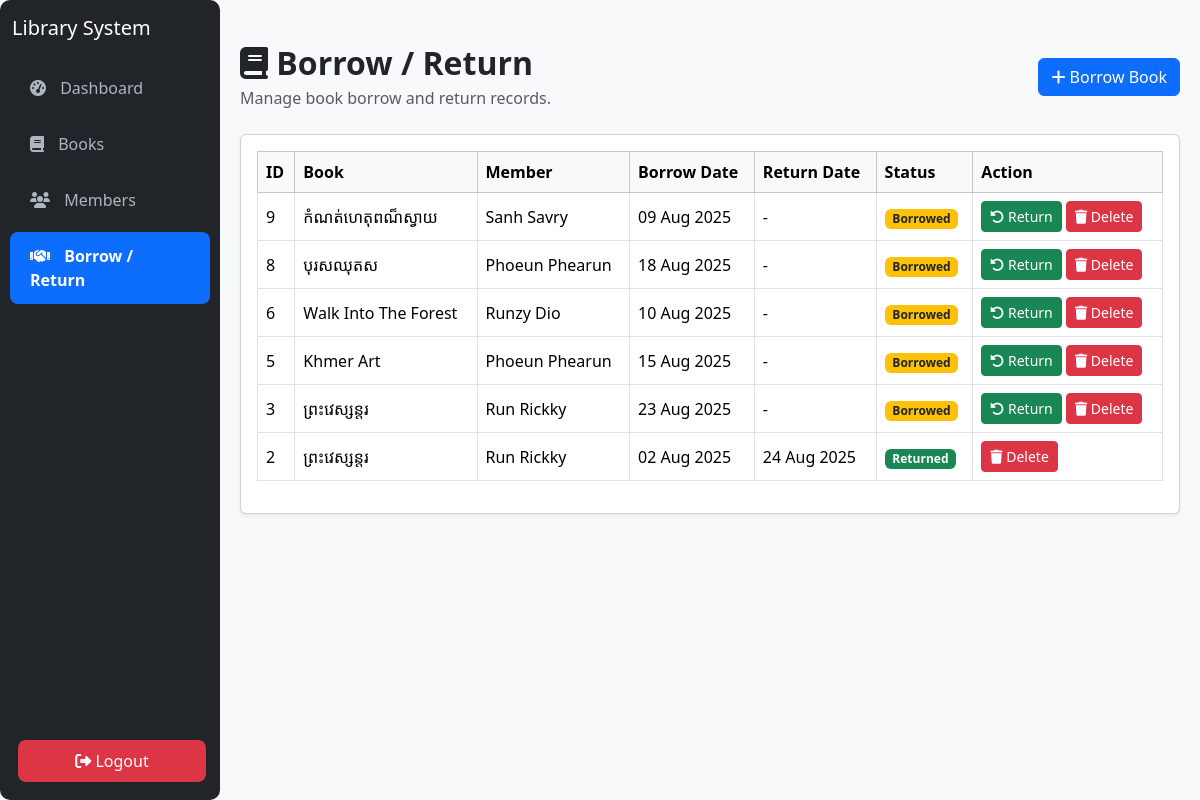
Screenshot of /PHPFinalProject/Return.php with the database file from the repository.
### tables this page shows
CREATE TABLE `borrow_return` (
  `borrow_id` int(11) NOT NULL,
  `book_id` int(11) NOT NULL,
  `member_id` int(11) NOT NULL,
  `borrow_date` date NOT NULL,
  `return_date` date DEFAULT NULL,
  `status` enum('Borrowed','Returned') DEFAULT 'Borrowed'
);

CREATE TABLE `books` (
  `book_id` int(11) NOT NULL,
  `title` varchar(255) NOT NULL,
  `author` varchar(255) DEFAULT NULL,
  `isbn` varchar(50) DEFAULT NULL,
  `publication_year` int(11) DEFAULT NULL,
  `total_stock` int(11) NOT NULL,
  `available_stock` int(11) NOT NULL,
  `cover_image` varchar(255) DEFAULT NULL,
  `created_at` timestamp NOT NULL DEFAULT current_timestamp(),
  `updated_at` timestamp NOT NULL DEFAULT current_timestamp() ON UPDATE current_timestamp()
);

CREATE TABLE `members` (
  `member_id` int(11) NOT NULL,
  `name` varchar(150) NOT NULL,
  `email` varchar(150) DEFAULT NULL,
  `phone` varchar(20) DEFAULT NULL,
  `address` text DEFAULT NULL,
  `created_at` timestamp NOT NULL DEFAULT current_timestamp(),
  `updated_at` timestamp NOT NULL DEFAULT current_timestamp() ON UPDATE current_timestamp()
);

### PHPFinalProject/Return.php (the view, shortened to what this page needs)
<?php
include "layout.php";
$records = $conn->query("
    SELECT br.borrow_id, b.title, m.name AS member_name, br.borrow_date, br.return_date, br.status
    FROM borrow_return br
    JOIN books b ON br.book_id = b.book_id
    JOIN members m ON br.member_id = m.member_id
    ORDER BY br.borrow_id DESC
");
?>
<!DOCTYPE html>
<html lang="en">
<head>
  <link href="https://cdn.jsdelivr.net/npm/bootstrap@5.3.2/dist/css/bootstrap.min.css" rel="stylesheet">
  <link href="https://cdnjs.cloudflare.com/ajax/libs/font-awesome/6.5.0/css/all.min.css" rel="stylesheet">
</head>
<body class="bg-light">
<main class="content">
  <div class="d-flex justify-content-between align-items-center mb-4 flex-wrap mt-4">
      <div>
          <h2 class="fw-bold mb-1"><i class="fa fa-book"></i> Borrow / Return</h2>
          <p class="text-muted mb-0">Manage book borrow and return records.</p>
      </div>
      <div>
          <button class="btn btn-primary" data-bs-toggle="modal" data-bs-target="#borrowModal">
              <i class="fa fa-plus"></i> Borrow Book
          </button>
      </div>
  </div>
  <div class="card shadow-sm mb-4">
    <div class="card-body">
      <table class="table table-bordered table-hover align-middle">
        <thead class="table-light">
          <tr>
            <th>ID</th>
            <th>Book</th>
            <th>Member</th>
            <th>Borrow Date</th>
            <th>Return Date</th>
            <th>Status</th>
            <th>Action</th>
          </tr>
        </thead>
        <tbody>
          <?php if($records->num_rows > 0): ?>
            <?php while($row = $records->fetch_assoc()): ?>
              <tr>
                <td><?= $row['borrow_id'] ?></td>
                <td><?= htmlspecialchars($row['title']) ?></td>
                <td><?= htmlspecialchars($row['member_name']) ?></td>
                <td><?= date("d M Y", strtotime($row['borrow_date'])) ?></td>
                <td><?= $row['return_date'] ? date("d M Y", strtotime($row['return_date'])) : '-' ?></td>
                <td>
                  <?php if($row['status'] == 'Borrowed'): ?>
                    <span class="badge bg-warning text-dark">Borrowed</span>
                  <?php else: ?>
                    <span class="badge bg-success">Returned</span>
                  <?php endif; ?>
                </td>
                <td>
                  <?php if($row['status'] == 'Borrowed'): ?>
                    <a href="return_book.php?id=<?= $row['borrow_id'] ?>" class="btn btn-sm btn-success" onclick="return confirm('Mark this book as returned?')">
                      <i class="fa fa-rotate-left"></i> Return
                    </a>
                  <?php endif; ?>
                  <a href="delete_borrow.php?id=<?= $row['borrow_id'] ?>" class="btn btn-sm btn-danger" onclick="return confirm('Delete this record?')">
                    <i class="fa fa-trash"></i> Delete
                  </a>
                </td>
              </tr>
            <?php endwhile; ?>
          <?php else: ?>
            <tr>
              <td colspan="7" class="text-center text-muted">No records found</td>
            </tr>
          <?php endif; ?>
        </tbody>
      </table>
    </div>
  </div>
</main>
</body>
</html>

### PHPFinalProject/layout.php (shortened to what this page needs)
<?php
$current_page = basename($_SERVER['PHP_SELF']);
?>
<!DOCTYPE html>
<html lang="en">
<head>
  <link href="https://cdn.jsdelivr.net/npm/bootstrap@5.3.2/dist/css/bootstrap.min.css" rel="stylesheet">
  <link rel="stylesheet" href="https://cdnjs.cloudflare.com/ajax/libs/font-awesome/6.5.1/css/all.min.css">
  <link rel="stylesheet" href="style.css">
</head>
<body>
  <nav class="navbar navbar-dark fixed-top">
    <div class="container-fluid">
      <a class="navbar-brand" href="#">Library System</a>
    </div>
  </nav>
  <div class="sidebar collapse d-lg-flex bg-dark" id="sidebarMenu" >
        <ul class="nav flex-column">
            <li class="nav-item">
                <a class="nav-link <?php if($current_page == 'index.php') echo 'active'; ?>" href="index.php">
                    <i class="fas fa-tachometer-alt"></i> Dashboard
                </a>
            </li>
            <li class="nav-item">
                <a class="nav-link <?php if($current_page == 'Book.php') echo 'active'; ?>" href="Book.php">
                    <i class="fas fa-book"></i> Books
                </a>
            </li>
            <li class="nav-item">
                <a class="nav-link <?php if($current_page == 'Members.php') echo 'active'; ?>" href="Members.php">
                    <i class="fas fa-users"></i> Members
                </a>
            </li>
            <li class="nav-item">
                <a class="nav-link <?php if($current_page == 'Return.php') echo 'active'; ?>" href="Return.php">
                    <i class="fas fa-handshake"></i>  Borrow / Return
                </a>
            </li>
        </ul>
        <div class="p-3">
        <a href="#" class="btn logout-btn w-100">
            <i class="fas fa-right-from-bracket"></i> Logout
        </a>
        </div>
  </div>
</body>
</html>

### PHPFinalProject/style.css (style rules this page uses)
.sidebar { min-height: 100vh; width: 220px; position: fixed; top: 0; left: 0; background-color: #343a40; padding-top: 60px; display: flex; flex-direction: column; justify-content: space-between; }
.sidebar .nav-link { color: #ddd; }
.sidebar .nav-link.active { background-color: #495057; color: #fff; }
.content { margin-left: 220px; padding: 20px; }
.logout-btn { color: #fff; background-color: #c73a48ff; margin: 2px; }
.sidebar { width: 220px; min-height: 100vh; background-color: #212529; border-radius: 10px; padding-top: 60px; position: fixed; }
.sidebar .nav-link { color: #adb5bd; padding: 12px 20px; border-radius: 8px; margin: 4px 10px; transition: all 0.2s; }
.sidebar .nav-link.active { background-color: #0d6efd; color: #fff; font-weight: bold; }
.sidebar .logout-btn { background-color: #dc3545; color: #fff; border-radius: 8px; padding: 8px 0; transition: all 0.2s; }
.sidebar .nav-link i { margin-right: 10px; }

### rows the page displays
borrow_return: borrow_id "9", book.title "កំណត់ហេតុពណ៏ស្វាយ", member.name "Sanh Savry", borrow_date "09 Aug 2025", status "Borrowed"
borrow_return: borrow_id "8", book.title "បុរសឈុតស", member.name "Phoeun Phearun", borrow_date "18 Aug 2025", status "Borrowed"
borrow_return: borrow_id "6", book.title "Walk Into The Forest", member.name "Runzy Dio", borrow_date "10 Aug 2025", status "Borrowed"
borrow_return: borrow_id "5", book.title "Khmer Art", member.name "Phoeun Phearun", borrow_date "15 Aug 2025", status "Borrowed"
borrow_return: borrow_id "3", book.title "ព្រះវេស្សន្តរ", member.name "Run Rickky", borrow_date "23 Aug 2025", status "Borrowed"
borrow_return: borrow_id "2", book.title "ព្រះវេស្សន្តរ", member.name "Run Rickky", borrow_date "02 Aug 2025", return_date "24 Aug 2025", status "Returned"
